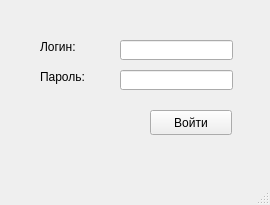
<?xml version="1.0" encoding="UTF-8"?>
<ui version="4.0">
 <class>MainWindow</class>
 <widget class="QMainWindow" name="MainWindow">
  <property name="geometry">
   <rect>
    <x>0</x>
    <y>0</y>
    <width>270</width>
    <height>205</height>
   </rect>
  </property>
  <property name="minimumSize">
   <size>
    <width>270</width>
    <height>205</height>
   </size>
  </property>
  <property name="maximumSize">
   <size>
    <width>270</width>
    <height>205</height>
   </size>
  </property>
  <property name="windowTitle">
   <string>Вход в журнал.</string>
  </property>
  <widget class="QWidget" name="centralWidget">
   <widget class="QLabel" name="label_2">
    <property name="geometry">
     <rect>
      <x>40</x>
      <y>70</y>
      <width>54</width>
      <height>14</height>
     </rect>
    </property>
    <property name="text">
     <string>Пароль:</string>
    </property>
   </widget>
   <widget class="QPushButton" name="ConnectBtn">
    <property name="geometry">
     <rect>
      <x>150</x>
      <y>110</y>
      <width>82</width>
      <height>25</height>
     </rect>
    </property>
    <property name="text">
     <string>Войти</string>
    </property>
   </widget>
   <widget class="QLabel" name="label">
    <property name="geometry">
     <rect>
      <x>40</x>
      <y>40</y>
      <width>54</width>
      <height>14</height>
     </rect>
    </property>
    <property name="text">
     <string>Логин:</string>
    </property>
   </widget>
   <widget class="QLineEdit" name="LoginEdit">
    <property name="geometry">
     <rect>
      <x>120</x>
      <y>40</y>
      <width>113</width>
      <height>20</height>
     </rect>
    </property>
   </widget>
   <widget class="QLineEdit" name="PassEdit">
    <property name="geometry">
     <rect>
      <x>120</x>
      <y>70</y>
      <width>113</width>
      <height>20</height>
     </rect>
    </property>
    <property name="echoMode">
     <enum>QLineEdit::Password</enum>
    </property>
   </widget>
  </widget>
  <widget class="QMenuBar" name="menuBar">
   <property name="geometry">
    <rect>
     <x>0</x>
     <y>0</y>
     <width>270</width>
     <height>23</height>
    </rect>
   </property>
  </widget>
  <widget class="QStatusBar" name="statusBar"/>
 </widget>
 <layoutdefault spacing="6" margin="11"/>
 <resources/>
 <connections/>
</ui>
